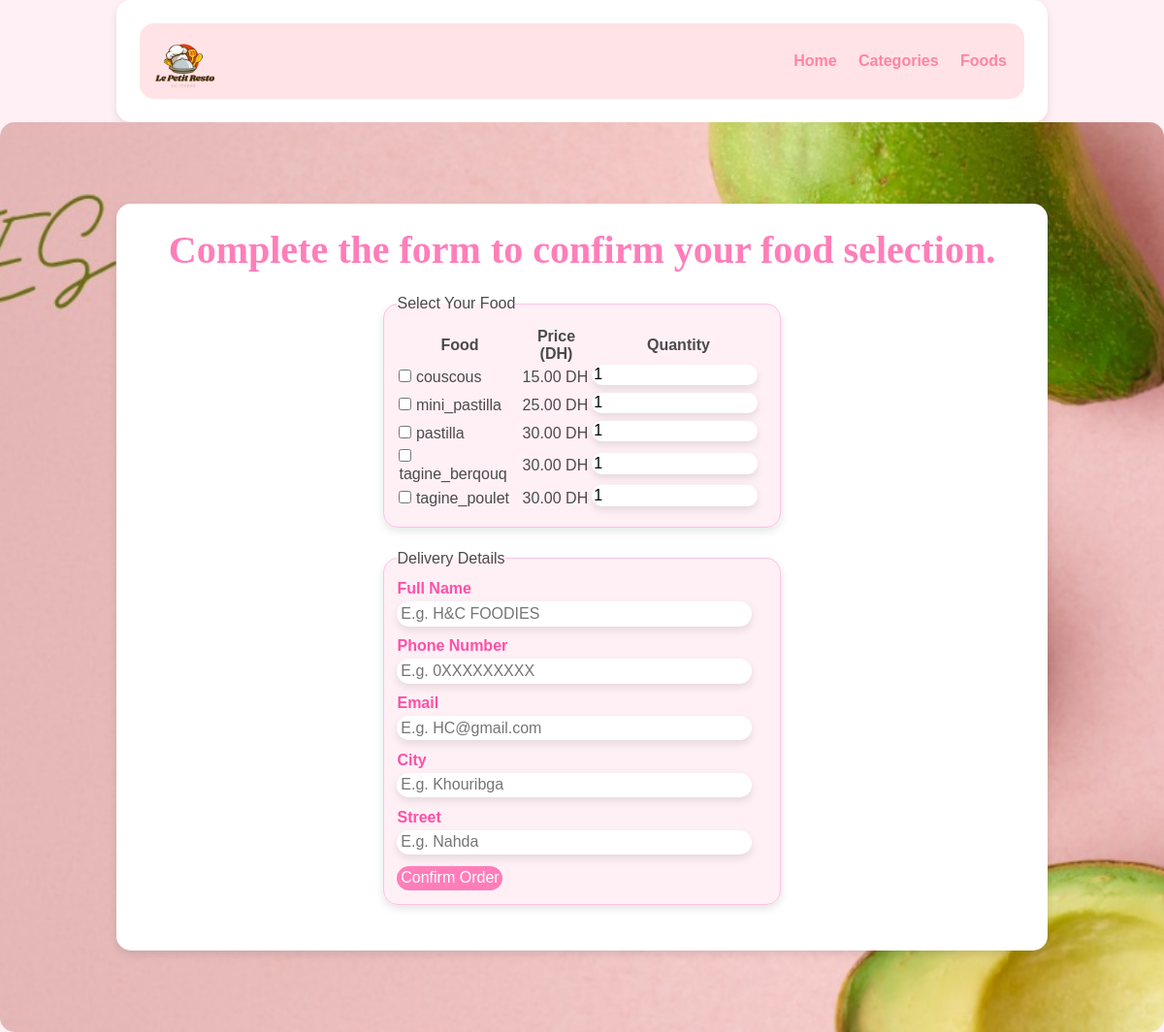
The app's page /cart.php with its own data.
### tables this page shows
CREATE TABLE tbl_food (
  id int(10) UNSIGNED NOT NULL AUTO_INCREMENT,
  title varchar(100) NOT NULL,
  description text NOT NULL,
  price decimal(10,2) NOT NULL,
  image_name varchar(255) NOT NULL,
  category_id int(10) UNSIGNED NOT NULL,
  featured varchar(10) NOT NULL,
  active varchar(10) NOT NULL,
  PRIMARY KEY (id),
  FOREIGN KEY (category_id) REFERENCES tbl_category(id)
);

### cart.php (the view, shortened to what this page needs)
<?php include('partials-front/menu.php'); ?>
<?php
$sql = "SELECT id, title, price FROM tbl_food WHERE active='Yes'";
$res = mysqli_query($conn, $sql);
if (mysqli_num_rows($res) == 0) {
    echo "<div class='error'>Aucun plat disponible.</div>";
} else {
    ?>
    <section class="food-search">
        <div class="container">
            <h2 class="text-center text-black">Complete the form to confirm your food selection.</h2>
            <form action="" method="POST" class="order">
                <fieldset>
                    <legend>Select Your Food</legend>
                    <table class="food-table">
                        <thead>
                            <tr>
                                <th>Food</th>
                                <th>Price (DH)</th>
                                <th>Quantity</th>
                            </tr>
                        </thead>
                        <tbody>
                            <?php while ($row = mysqli_fetch_assoc($res)) { ?>
                                <tr>
                                    <td>
                                        <input type="checkbox" name="food_ids[]" value="<?php echo $row['id']; ?>">
                                        <?php echo htmlspecialchars($row['title']); ?>
                                    </td>
                                    <td><?php echo number_format($row['price'], 2); ?> DH</td>
                                    <td>
                                        <input type="number" name="quantities[<?php echo $row['id']; ?>]" value="1" min="1" class="input-responsive">
                                    </td>
                                </tr>
                            <?php } ?>
                        </tbody>
                    </table>
                </fieldset>
                <fieldset>
                    <legend>Delivery Details</legend>
                    <div class="order-label">Full Name</div>
                    <input type="text" name="full-name" placeholder="E.g. H&C FOODIES" class="input-responsive" required>
                    <div class="order-label">Phone Number</div>
                    <input type="tel" name="contact" placeholder="E.g. 0XXXXXXXXX" class="input-responsive" required>
                    <div class="order-label">Email</div>
                    <input type="email" name="email" placeholder="E.g. HC@gmail.com" class="input-responsive" required>
                    <div class="order-label">City</div>
                    <input type="text" name="city" placeholder="E.g. Khouribga" class="input-responsive" required>
                    <div class="order-label">Street</div>
                    <input type="text" name="street" placeholder="E.g. Nahda" class="input-responsive" required>
                    <input type="submit" name="submit" value="Confirm Order" class="btn btn-primary">
                </fieldset>
            </form>
        </div>
    </section>
    <?php
}
?>

### css/style.css (style rules this page uses)
* { margin: 0; padding: 0; font-family: 'Poppins', sans-serif; box-sizing: border-box; }
body { background-color: #fff0f6; color: #4b4b4b; }
h2 { color: #ff7eb9; font-size: 2.5rem; font-family: 'Dancing Script', cursive; margin-bottom: 2%; text-align: center; }
.container { width: 80%; margin: 0 auto; padding: 2%; background-color: #fff; border-radius: 15px; box-shadow: 0px 4px 8px rgba(0, 0, 0, 0.1); }
.text-center { text-align: center; }
.btn { padding: 1%; border: none; font-size: 1rem; border-radius: 25px; transition: 0.3s; text-align: center; }
.btn-primary { background-color: #ff7eb9; color: white; cursor: pointer; }
fieldset { border: 1px solid #ffc1e3; margin: 5%; padding: 3%; border-radius: 15px; background-color: #fff0f6; box-shadow: 0px 4px 8px rgba(0, 0, 0, 0.1); }
.food-search { background-image: url(../images/bg.jpg); background-size: cover; background-repeat: no-repeat; background-position: center; padding: 7% 0; border-radius: 15px; }
.order { width: 50%; margin: 0 auto; }
.input-responsive { width: 96%; padding: 1%; margin-bottom: 3%; border: none; border-radius: 15px; font-size: 1rem; box-shadow: 0px 4px 8px rgba(0, 0, 0, 0.1); }
.order-label { margin-bottom: 1%; font-weight: bold; color: #ff4fa6; }

### records on screen
tbl_food: title "couscous", price "15.00"
tbl_food: title "mini_pastilla", price "25.00"
tbl_food: title "pastilla", price "30.00"
tbl_food: title "tagine_berqouq", price "30.00"
tbl_food: title "tagine_poulet", price "30.00"
